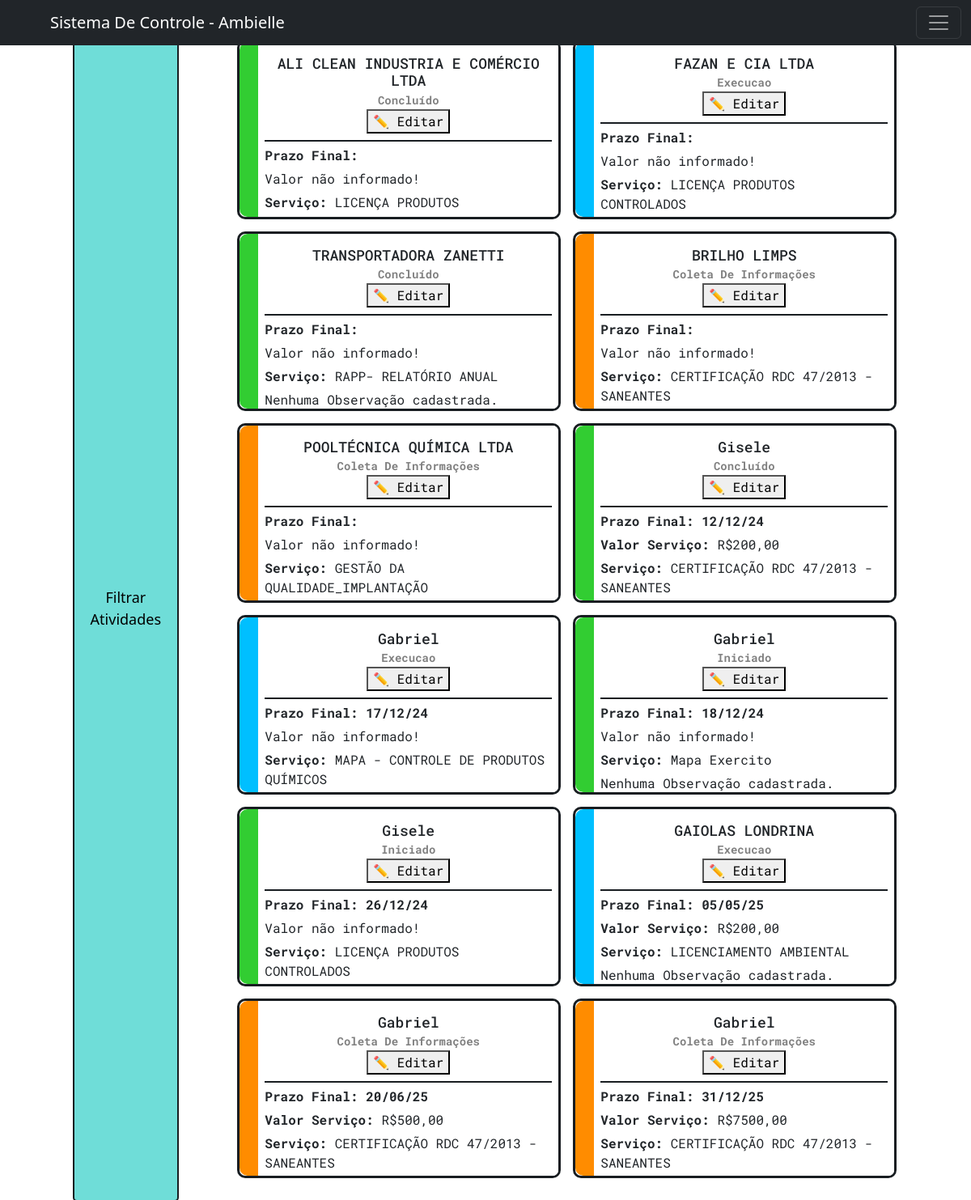
/ambielle/tarefas/ (signed in), run on an earlier commit of the app's database.
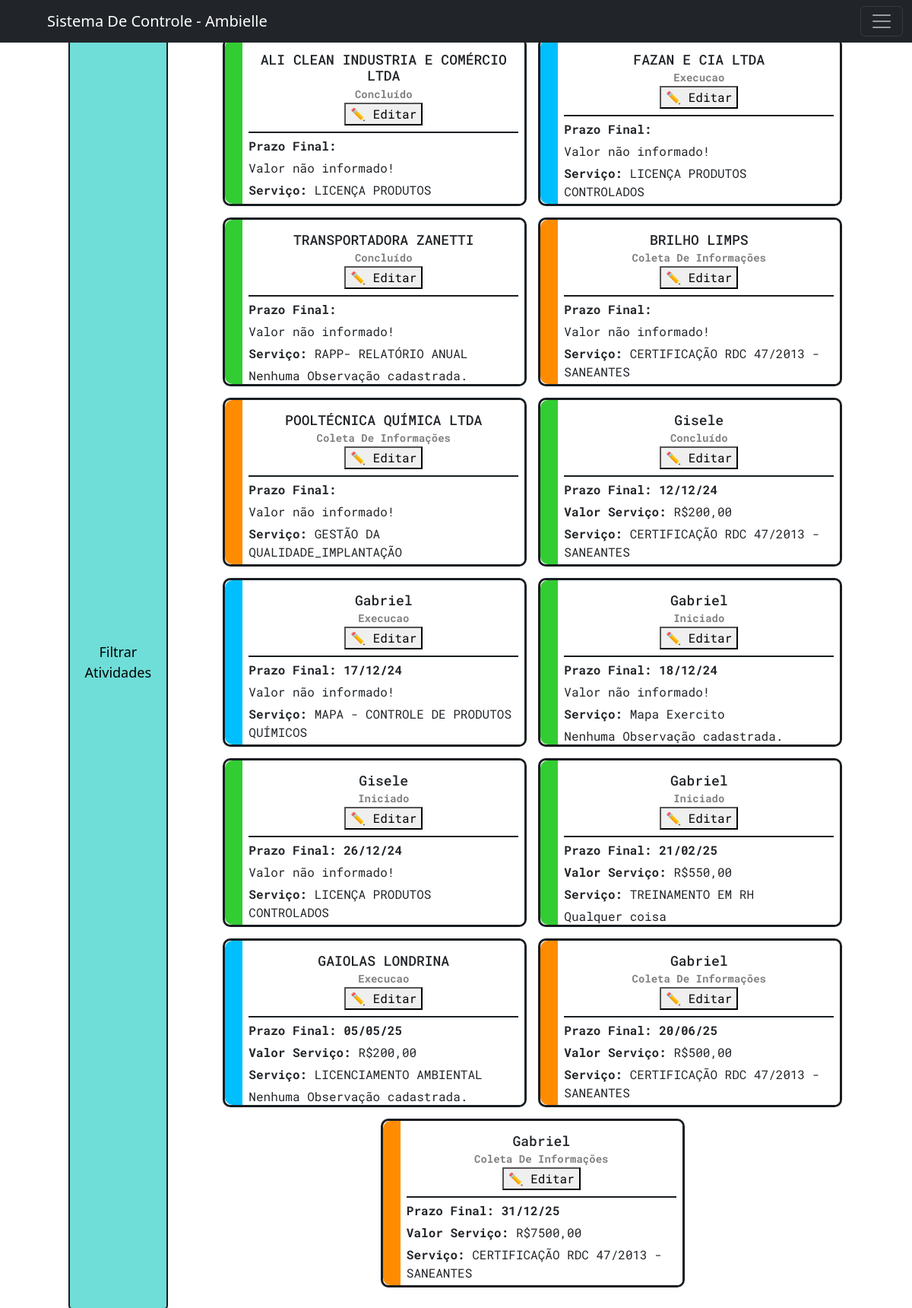
And on a later commit of the database.
### workflow/models.py (models this page shows, shortened)
class Tarefa(models.Model):
    STATUS_CHOICES = [
        ('Iniciado', 'Iniciado'),
        ('Coleta De Informações', 'Coleta de Informações'),
        ('Execucao', 'Execução'),
        ('Aprovação Cliente', 'Aprovação Cliente'),
        ('Concluído', 'Concluído'),
        ('Encerrado', 'Encerrado'),
    ]
    tipo_servico = models.ForeignKey(TipoServico, on_delete=models.CASCADE, related_name="tarefas")
    cliente = models.ForeignKey(Cliente, on_delete=models.CASCADE)
    status = models.CharField(max_length=50, choices=STATUS_CHOICES, default='iniciado')
    data_inicio = models.DateField(default=timezone.now)
    prazo_final = models.DateField(null=True, blank=True)
    observacoes = models.TextField(blank=True, null=True)
    valor_total_servico = models.DecimalField(max_digits=10, decimal_places=2, blank=True, null=True)

class Cliente(models.Model):
    nome = models.CharField(max_length=255)
    endereco = models.CharField(max_length=255)
    numero = models.IntegerField(null=True)
    bairro = models.CharField(max_length=255, blank=True, null=True)
    razao_social = models.CharField(max_length=255, blank=True, null=True)
    telefone = models.CharField(max_length=15)
    email = models.EmailField()
    contato_principal = models.CharField(max_length=255)
    contato_secundario = models.CharField(max_length=255, blank=True, null=True)
    proposta_link = models.URLField(blank=True, null=True)
    cnpj = models.CharField(max_length=15)
    def __str__(self):
        return f"{self.nome}"

class TipoServico(models.Model):
    nome = models.CharField(max_length=50, unique=True)
    orgao = models.CharField(max_length=50, blank=True)
    def __str__(self):
        return f"{self.nome}"

### workflow/views/getPage.py (the view, shortened to what this page needs)
# urls.py: path('ambielle/tarefas/', views.get_tarefas_filtradas, name='get_tarefas_filtradas'),
@login_required(login_url='workflow:login')
def get_tarefas_filtradas(request):
    title = 'Tarefas Filtradas'
    cliente_selecionado = request.GET.get('cliente', 'todos')  # Valor padrão: "todos"
    status_selecionados = request.GET.getlist('status', [])
    data_inicial = parse_date(request.GET.get('data_inicial', ''))
    data_final = parse_date(request.GET.get('data_final', ''))
    clientes = Cliente.objects.all()
    if not request.GET:
        tarefas = Tarefa.objects.all()
    tarefas = tarefas.order_by('prazo_final')
    status_choices = [
        ('Iniciado', 'Iniciado'),
        ('Coleta De Informações', 'Coleta de Informações'),
        ('Execucao', 'Execução'),
        ('Aprovação Cliente', 'Aprovação Cliente'),
        ('Concluído', 'Concluído'),
        ('Encerrado', 'Encerrado'),
    ]
    status_colors = {
        'Iniciado': '#32CD32',
        'Coleta De Informações': '#FF8C00',
        'Execucao': '#00BFFF',
        'Aprovação Cliente': '#FFD700',
        'Concluído': '#32CD32',
        'Encerrado': '#B22222',
    }
    for tarefa in tarefas:
        tarefa.status_color = status_colors.get(tarefa.status, '#000000')
    return render(request, 'workflow/timeLine.html', {
        'title': title,
        'tarefas': tarefas,
        'clientes': clientes,
        'cliente_selecionado': cliente_selecionado,
        'status_choices': status_choices,
        'status_selecionados': status_selecionados,
        'data_inicial': data_inicial,
        'data_final': data_final,
    })

### workflow/templates/workflow/timeLine.html (shortened to what this page needs)
{% extends 'global/base.html' %}
{% block content %}
  <button class="open-modal-btn">Filtrar Atividades</button>
  <div class="tasks-section">
    <div class="tasks-row">
      {% if tarefas %}
        {% for task in tarefas %}
        <div class="task-card" style="--status-color: {{ task.status_color }};">
            <div class="task-status-bar"></div>
            <div class="task-content">
                <div class="task-header">
                    <div class="task-dateCli">
                        <h3>{{ task.cliente }}</h3>
                        <span class="date">{{ task.status }}</span>
                    </div>
                    <button class="btn-editar" data-id="{{ task.id }}" data-status="{{ task.status }}">
                        ✏️ Editar
                    </button>
                </div>
                <div class="info">
                    <p><strong>Prazo Final:</strong> <span class="date">{{ task.prazo_final|date:'d/m/y' }}</span></p>
                    {% if task.valor_total_servico %}
                        <p><strong>Valor Serviço:</strong> R${{ task.valor_total_servico }}</p>
                    {% else %}
                        <p>Valor não informado!</p>
                    {% endif %}
                    <p><strong>Serviço:</strong> {{ task.tipo_servico }}</p>
                    {% if task.observacoes %}
                        <p>{{ task.observacoes }}</p>
                    {% else %}
                        <p>Nenhuma Observação cadastrada.</p>
                    {% endif %}
                </div>
            </div>
        </div>
        {% endfor %}
    {% else %}
        <p>Nenhuma tarefa encontrada. Ajuste os filtros e tente novamente.</p>
      {% endif %}
    </div>
  </div>
{% endblock %}

### base_templates/global/base.html (shortened to what this page needs)
<!DOCTYPE html>
<html lang="pt-br">
<head>
    {% include "global/partials/_head.html" %}
</head>
<body>
    {% include "global/partials/_sideBar.html" %}
    {% block content %}
    {% endblock content %}
</body>

### base_templates/global/partials/_head.html (shortened to what this page needs)
{% load static %}
<!DOCTYPE html>
<html lang="pt-br">
<head>
    <link rel="stylesheet" href="{% static 'global/css/main.css' %}">
    <link rel="stylesheet" href="https://cdnjs.cloudflare.com/ajax/libs/font-awesome/6.0.0-beta3/css/all.min.css">
    <link rel="stylesheet" href="https://pro.fontawesome.com/releases/v6.0.0/css/all.css" rel="stylesheet">
    <link href="https://cdn.jsdelivr.net/npm/bootstrap@5.3.3/dist/css/bootstrap.min.css" rel="stylesheet">
</head>
<body>

### base_templates/global/partials/_sideBar.html (shortened to what this page needs)
{% if request.user.is_authenticated %}
{% load static %}
<nav class="navbar navbar-dark bg-dark fixed-top sm">
    <div class="container-fluid">
        <a class="navbar-brand" style="margin-left: 50px;" href="{% url 'workflow:index' %}">Sistema De Controle - Ambielle</a>
        <button class="navbar-toggler" type="button" data-bs-toggle="offcanvas" data-bs-target="#sidebarOffcanvas" aria-controls="sidebarOffcanvas">
            <span class="navbar-toggler-icon"></span>
        </button>
    </div>
</nav>
{% endif %}

### base_static/global/css/variables.css (style rules this page uses)
:root { @import url('https://fonts.googleapis.com/css2?family=Cabin+Condensed:wght@400;500;600;700&family=Roboto+Mono:ital,wght@0,100..700;1,100..700&display=swap'); --primary-color: #6fddd8; --secondary-color: #181D21; --hover-sidebar: #3e4246; --background-color: #D1D2D4; --color-alt-list: #98f8f3; --padding: 16px; --primary-font: 'Cabin Condensed', sans-serif; --secondary-font: 'Roboto Mono', sans-serif; }
body { margin: 0; padding: 20px; display: flex; min-height: 100vh; }

### base_static/global/css/timeLine.css (style rules this page uses)
.tasks-row { display: flex; padding: min(5em, 3%); justify-content: center; flex: 1 1 0; flex-wrap: wrap; gap: 15px; }
.task-status-bar { width: 25px; height: 100%; border-radius: 10px 0 0 10px; background-color: var(--primary-color); }
.task-content { background-color: white; padding: min(1em, 2%); width: 100%; height: auto; display: flex; flex-direction: column; overflow-y: auto; max-height: 13.5rem; }
.task-card { display: flex; align-items: stretch; max-height: 15.5rem; width: 25rem; border-radius: 10px; border: 3px solid var(--secondary-color); font-family: var(--secondary-font); overflow-y: hidden; }
.task-card .task-status-bar { background-color: var(--status-color); }
.task-header { padding: 8px; border-bottom: 2px solid var(--secondary-color); text-align: center; font-weight: bold; }
.task-dateCli h3 { margin: 0; font-size: 18px; }
.task-dateCli .date { font-size: 14px; color: gray; }
.info p { margin: 5px 0; }
.date { font-weight: bold; }
.open-modal-btn { background-color: var(--primary-color); color: black; padding: 10px 20px; border: none; border-radius: 5px; cursor: pointer; font-size: 18px; max-width: 15rem; margin-left: 6%; border: var(--secondary-color) solid 2px ; transition: 0.3s; cursor: pointer; }

What changed in the data, as far as the page shows it:
added Tarefa: cliente "Gabriel", status "Iniciado", prazo_final "21/02/25", valor_total_servico "550,00", tipo_servico "TREINAMENTO EM RH", observacoes "Qualquer coisa"
